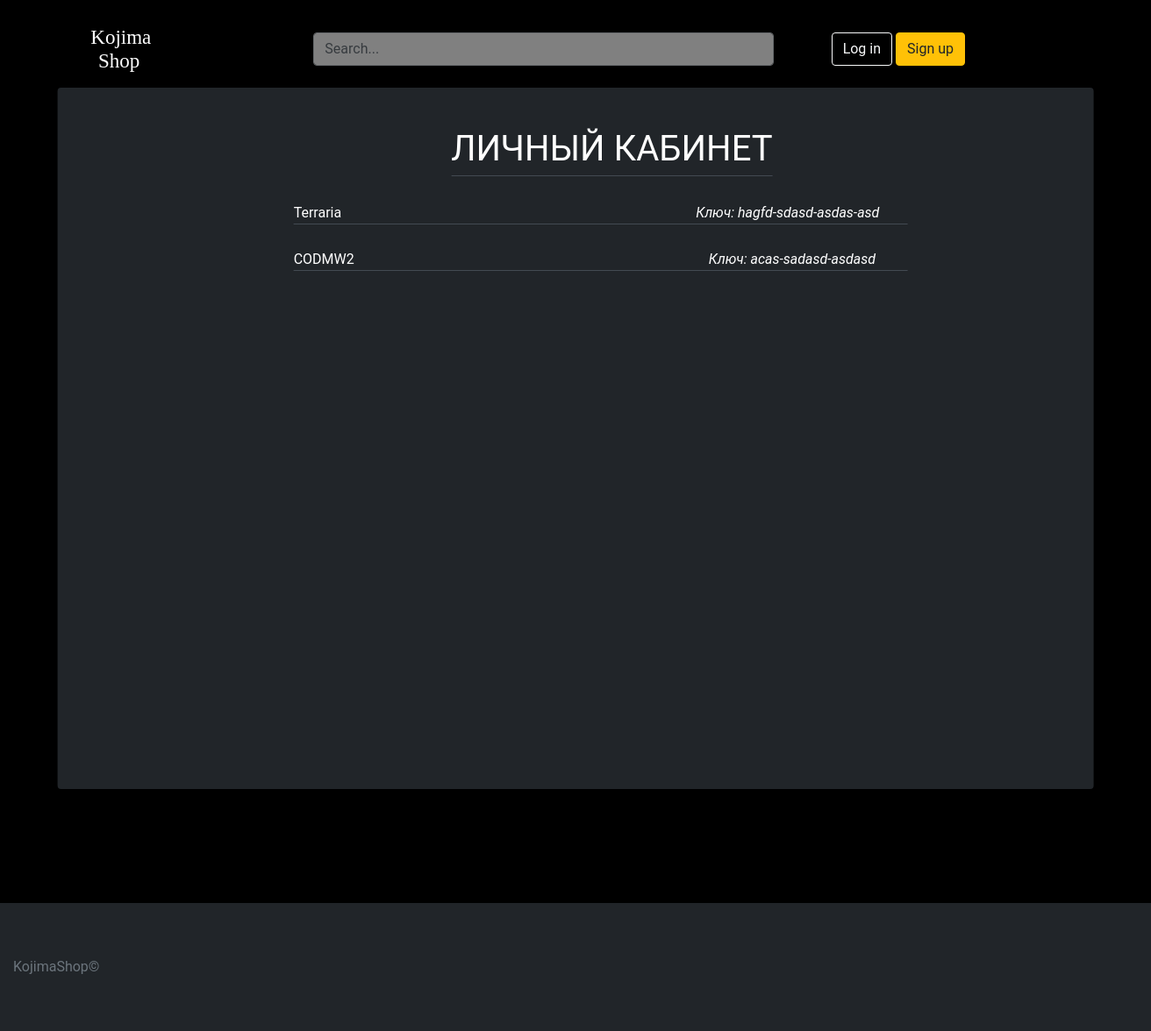
The page /users/personal_area/2/ on the database its author committed.
### users/models.py (models this page shows, shortened)
class Personal_area(models.Model):
    title = models.CharField(max_length=255)
    key = models.CharField(max_length=255)
    user_id = models.ForeignKey('auth.User', on_delete=models.CASCADE, default='')

### users/views.py (the view)
# urls.py: path('personal_area/<int:pk>/', views.Personal.as_view(), name='personal_area'),
class Personal(ListView):
    model = Personal_area
    template_name = 'personal_area.html'

### templates/personal_area.html
{% extends 'base.html' %}
{% load static %}
{% block content %}
  <div class="personal_acc">
    <div class="personal_info">
        <div class="form-group"> <div class="name-control">ЛИЧНЫЙ КАБИНЕТ</div></div>
        <div class="form-group">
          <ul class="info-control-2">
              {% for personal_area in object_list %}
                    <li class="info-item">
                      <div>
                          {{ personal_area.title }} <i style="margin-left: 400px;">Ключ: {{ personal_area.key }} </i>
                      </div>
                    </li>
              {% endfor %}
          </ul>
        </div>
    </div>
  </div>
{% endblock content %}

### static/css/style.css (style rules this page uses)
body { font-family: 'Roboto', sans-serif; }
.one { background: black }
* { box-sizing:border-box }

### static/css/personal_acc.css (style rules this page uses)
.personal_acc { height:1000px; background-size:cover; position:relative; }
.personal_acc .personal_info { max-width:1300px; width:90%; height: 800px; background-color:#212529; padding:40px; border-radius:4px; transform:translate(-50%, -50%); position:absolute; top:50%; left:50%; color:#fff; box-shadow:3px 3px 4px rgba(0,0,0,0.2); }
li { list-style: none; }
.personal_acc .personal_info .info-control-2 { position: absolute; margin-top: 4%; display: block; left: 46.5%; background:none; border:none; box-shadow:none; outline:none; color:inherit; word-break: break-all ; }
.personal_acc .personal_info .info-item { position: relative; width:700px; margin-top: 4%; display: block; left: -320px; background:none; border:none; box-shadow:none; border-bottom:1px solid #434a52; border-radius:0; outline:none; color:inherit; }
.personal_acc .personal_info .name-control { position: absolute; left: 38%; font-size: 40px; background:none; border:none; border-bottom:1px solid #434a52; border-radius:0; box-shadow:none; outline:none; color:inherit; }

### rows shown on the page
Personal_area: title "Terraria", key "hagfd-sdasd-asdas-asd"
Personal_area: title "CODMW2", key "acas-sadasd-asdasd"
